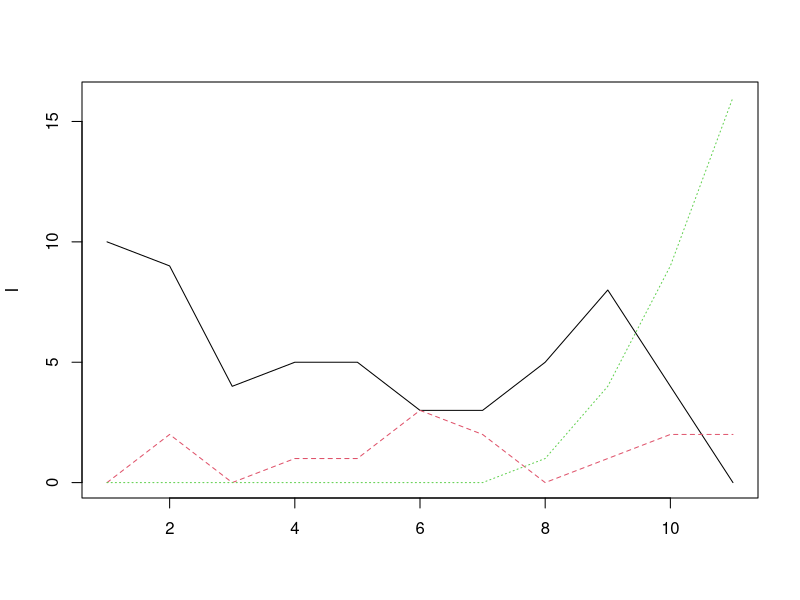

The R source for this figure:
K<-matrix(c(.9, .1, 0, .1, .5, .1, 0, .1, 2), nrow=3)
I0<-c(10, 0, 0)
step<-10
I<-matrix(rep(0, (step+1)*3), ncol = 3)
I[1,]<-I0

for (t in 1:step){
  I[t+1,]<-rpois(3, K%*%I[t,])
}

matplot(I, type = "l")
